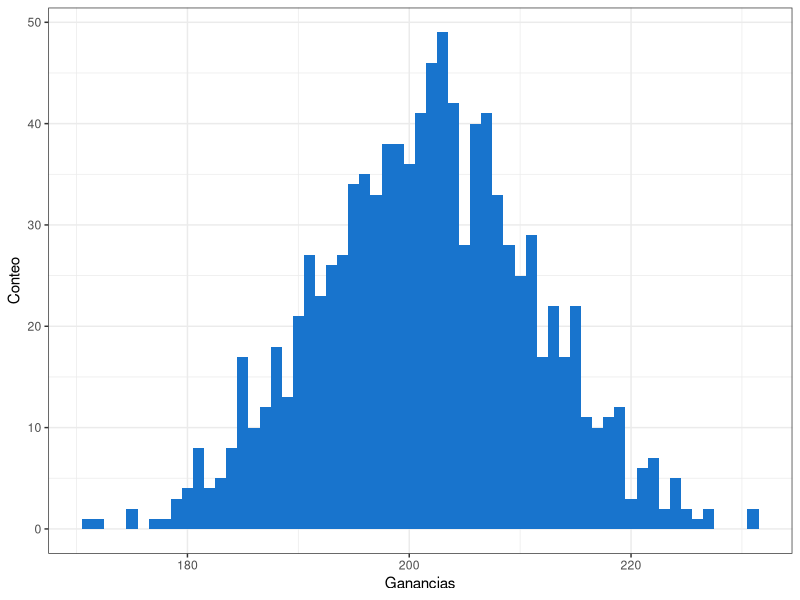

This chart was generated by the following R code:
## ---- chunk 1


library(tidyverse)
## ---- chunk 2
set.seed("18122022")
## ---- chunk 3

n <- 1000

ganancias <- NULL
for (i in 1:n) {
  ganancias[i] <- sum(rbinom(366, size = 1, prob = 0.55))
}

promedio_ganancias <- sum(ganancias)/n


as.data.frame(ganancias) %>% ggplot() + geom_histogram(aes(x = ganancias), bins = 61, fill = "dodgerblue3") + labs(x = "Ganancias", y = "Conteo") + theme_bw()
